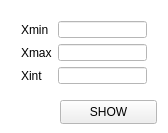
<?xml version="1.0" encoding="UTF-8"?>
<ui version="4.0">
 <class>Widget</class>
 <widget class="QWidget" name="Widget">
  <property name="geometry">
   <rect>
    <x>0</x>
    <y>0</y>
    <width>168</width>
    <height>133</height>
   </rect>
  </property>
  <property name="palette">
   <palette>
    <active>
     <colorrole role="Midlight">
      <brush brushstyle="SolidPattern">
       <color alpha="255">
        <red>255</red>
        <green>255</green>
        <blue>255</blue>
       </color>
      </brush>
     </colorrole>
     <colorrole role="Base">
      <brush brushstyle="SolidPattern">
       <color alpha="255">
        <red>255</red>
        <green>255</green>
        <blue>255</blue>
       </color>
      </brush>
     </colorrole>
     <colorrole role="Window">
      <brush brushstyle="SolidPattern">
       <color alpha="255">
        <red>255</red>
        <green>255</green>
        <blue>255</blue>
       </color>
      </brush>
     </colorrole>
    </active>
    <inactive>
     <colorrole role="Midlight">
      <brush brushstyle="SolidPattern">
       <color alpha="255">
        <red>255</red>
        <green>255</green>
        <blue>255</blue>
       </color>
      </brush>
     </colorrole>
     <colorrole role="Base">
      <brush brushstyle="SolidPattern">
       <color alpha="255">
        <red>255</red>
        <green>255</green>
        <blue>255</blue>
       </color>
      </brush>
     </colorrole>
     <colorrole role="Window">
      <brush brushstyle="SolidPattern">
       <color alpha="255">
        <red>255</red>
        <green>255</green>
        <blue>255</blue>
       </color>
      </brush>
     </colorrole>
    </inactive>
    <disabled>
     <colorrole role="Midlight">
      <brush brushstyle="SolidPattern">
       <color alpha="255">
        <red>255</red>
        <green>255</green>
        <blue>255</blue>
       </color>
      </brush>
     </colorrole>
     <colorrole role="Base">
      <brush brushstyle="SolidPattern">
       <color alpha="255">
        <red>255</red>
        <green>255</green>
        <blue>255</blue>
       </color>
      </brush>
     </colorrole>
     <colorrole role="Window">
      <brush brushstyle="SolidPattern">
       <color alpha="255">
        <red>255</red>
        <green>255</green>
        <blue>255</blue>
       </color>
      </brush>
     </colorrole>
    </disabled>
   </palette>
  </property>
  <property name="windowTitle">
   <string>AddressBook</string>
  </property>
  <widget class="QPushButton" name="showButton">
   <property name="geometry">
    <rect>
     <x>60</x>
     <y>100</y>
     <width>97</width>
     <height>24</height>
    </rect>
   </property>
   <property name="text">
    <string>SHOW</string>
   </property>
  </widget>
  <widget class="QWidget" name="layoutWidget">
   <property name="geometry">
    <rect>
     <x>10</x>
     <y>10</y>
     <width>148</width>
     <height>85</height>
    </rect>
   </property>
   <layout class="QGridLayout" name="gridLayout">
    <item row="0" column="0">
     <widget class="QLabel" name="xminLabel">
      <property name="text">
       <string>Xmin</string>
      </property>
     </widget>
    </item>
    <item row="0" column="1">
     <widget class="QLineEdit" name="xminInput"/>
    </item>
    <item row="1" column="0">
     <widget class="QLabel" name="xmaxLabel">
      <property name="text">
       <string>Xmax</string>
      </property>
     </widget>
    </item>
    <item row="1" column="1">
     <widget class="QLineEdit" name="xmaxInput">
      <property name="text">
       <string/>
      </property>
     </widget>
    </item>
    <item row="2" column="0">
     <widget class="QLabel" name="xintLabel">
      <property name="text">
       <string>Xint</string>
      </property>
     </widget>
    </item>
    <item row="2" column="1">
     <widget class="QLineEdit" name="xintInput">
      <property name="text">
       <string/>
      </property>
     </widget>
    </item>
   </layout>
  </widget>
 </widget>
 <layoutdefault spacing="6" margin="11"/>
 <resources/>
 <connections/>
</ui>
